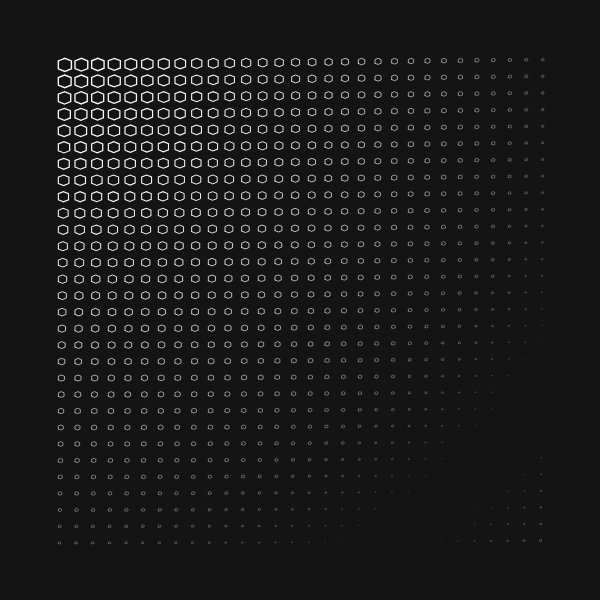
Frame 1 (no input)
Frame 60 (no input): identical to frame 1, image omitted
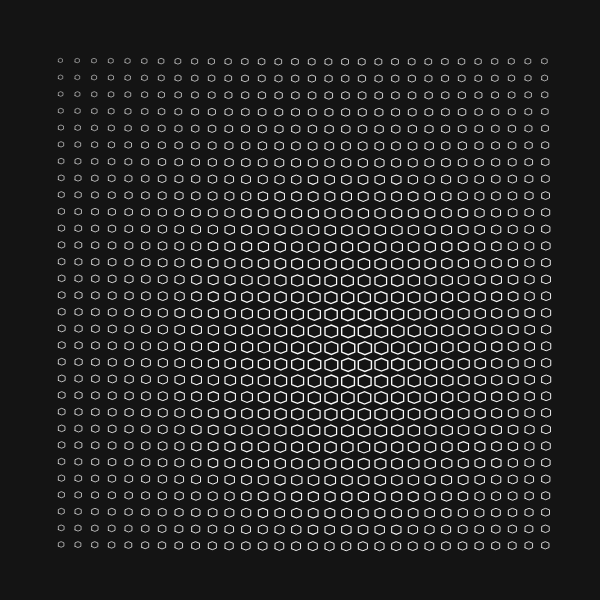
Frame 120 (the mouse pressed at the canvas centre since frame 60)

The p5.js sketch that drew these frames (run headless with seeded random() and noise() and a simulated clock; from frame 60 on, the mouse is pressed at the canvas centre):

// p5.js sketch
// ── sketch.js
//Sketch inspired by the creation of
//https://romain-astouric.com/

let rows, cols, cellH, cellW;
let margin, gridWidth, gridHeight;
let noiseScaleXY, noiseScaleZ;

function setup() {
  createCanvas(600, 600);

  rows = 30;
  cols = 30;
  margin = 50;
  gridWidth = width - 2 * margin;
  gridHeight = height - 2 * margin;
  cellW = gridWidth / cols;
  cellH = gridHeight / rows;

  noiseScaleXY = 0.05;
  noiseScaleZ = 0.15;
}

function draw() {
  background(20);

  noFill();
  stroke(250);
  strokeWeight(1.8);
  translate(margin, margin);

  for (let i = 0; i < cols; i++) {
    for (let j = 0; j < rows; j++) {
      let x = i * cellW + cellW * 0.5;
      let y = j * cellH + cellH * 0.5;
      let d = dist(mouseX, mouseY, x, y);
      let scaleFactor = map(d, 0, 600, 0.8, 0);
      push();
      translate(x, y);
      scale(scaleFactor);
      drawHexagon();
      pop();
    }
  }
}

function drawHexagon(){
  beginShape(TESS);
  vertex(0, cellH*0.8);
  vertex(0, cellH*0.2);
  vertex(cellW*0.5, 0);
  vertex(cellW, cellH*0.2);
  vertex(cellW, cellH*0.8);
  vertex(cellW*0.5, cellH);
  vertex(0, cellH*0.8);
  endShape();
}
